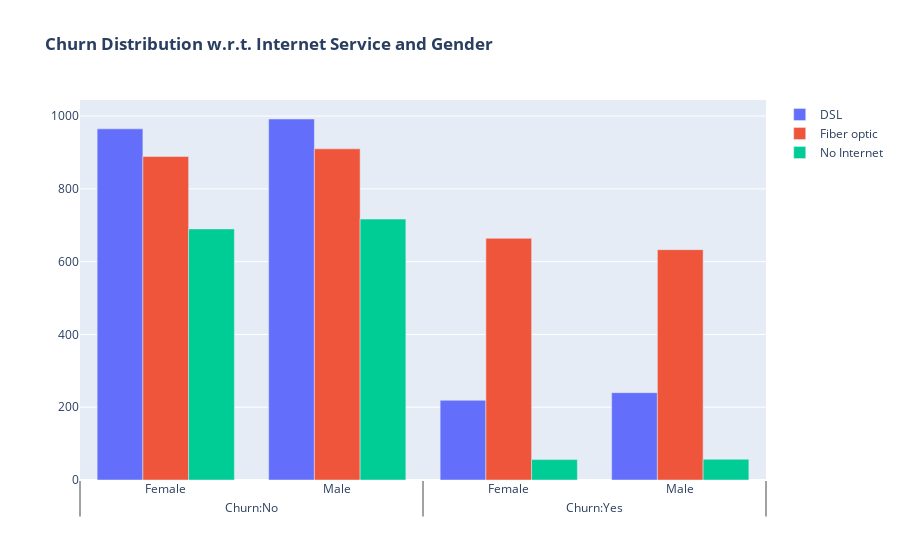

The cell this chart's notebook holds for it:
### Code cell
fig = go.Figure()

fig.add_trace(go.Bar(
  x = [['Churn:No', 'Churn:No', 'Churn:Yes', 'Churn:Yes'],
       ["Female", "Male", "Female", "Male"]],
  y = [965, 992, 219, 240],
  name = 'DSL',
))

fig.add_trace(go.Bar(
  x = [['Churn:No', 'Churn:No', 'Churn:Yes', 'Churn:Yes'],
       ["Female", "Male", "Female", "Male"]],
  y = [889, 910, 664, 633],
  name = 'Fiber optic',
))

fig.add_trace(go.Bar(
  x = [['Churn:No', 'Churn:No', 'Churn:Yes', 'Churn:Yes'],
       ["Female", "Male", "Female", "Male"]],
  y = [690, 717, 56, 57],
  name = 'No Internet',
))

fig.update_layout(title_text="<b>Churn Distribution w.r.t. Internet Service and Gender</b>")

fig.show()

### Figure 1 — Plotly figure (JSON) as saved in the notebook; plotly's stock layout.template omitted (floating-point values rounded to 4 significant figures)
{"data": [{"name": "DSL", "type": "bar", "x": [["Churn:No", "Churn:No", "Churn:Yes", "Churn:Yes"], ["Female", "Male", "Female", "Male"]], "y": [965, 992, 219, 240]}, {"name": "Fiber optic", "type": "bar", "x": [["Churn:No", "Churn:No", "Churn:Yes", "Churn:Yes"], ["Female", "Male", "Female", "Male"]], "y": [889, 910, 664, 633]}, {"name": "No Internet", "type": "bar", "x": [["Churn:No", "Churn:No", "Churn:Yes", "Churn:Yes"], ["Female", "Male", "Female", "Male"]], "y": [690, 717, 56, 57]}], "layout": {"title": {"text": "<b>Churn Distribution w.r.t. Internet Service and Gender</b>"}}}
